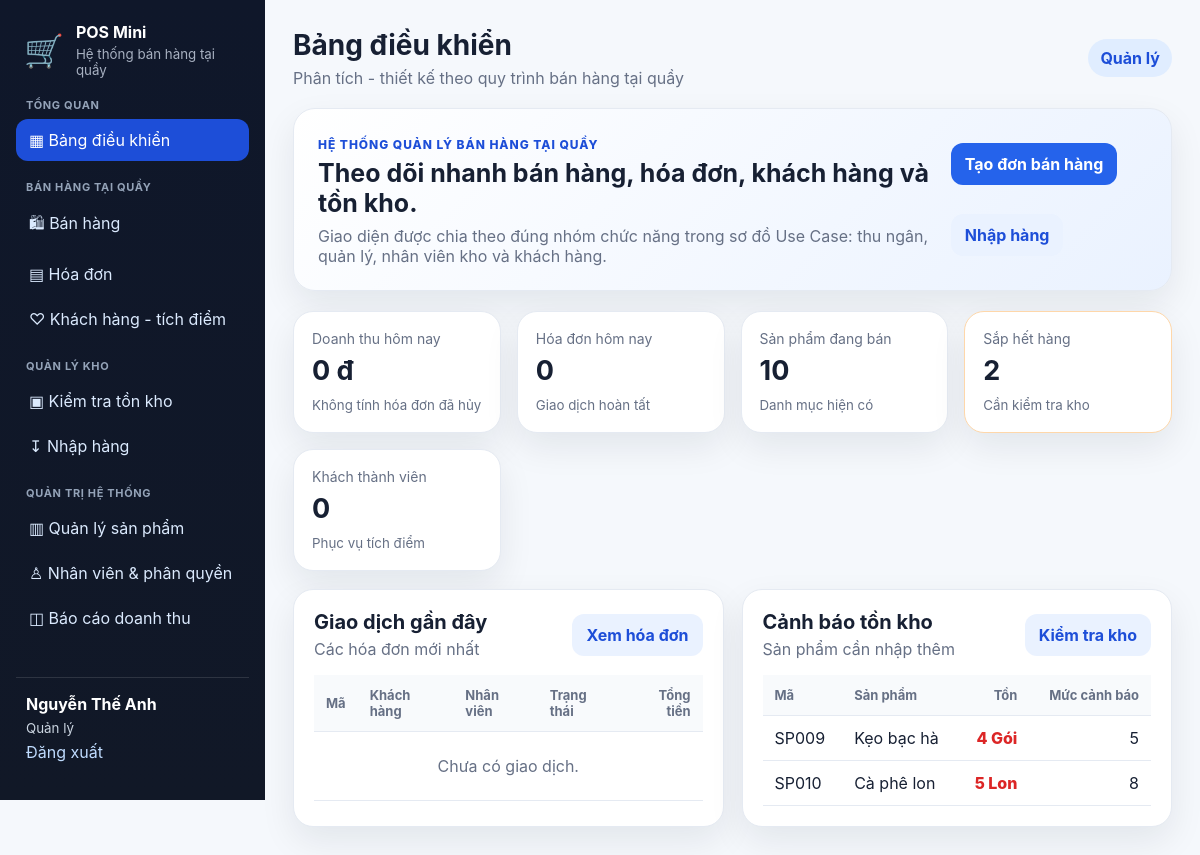
/code/dashboard.php (signed in), run on an earlier commit of the app's database.
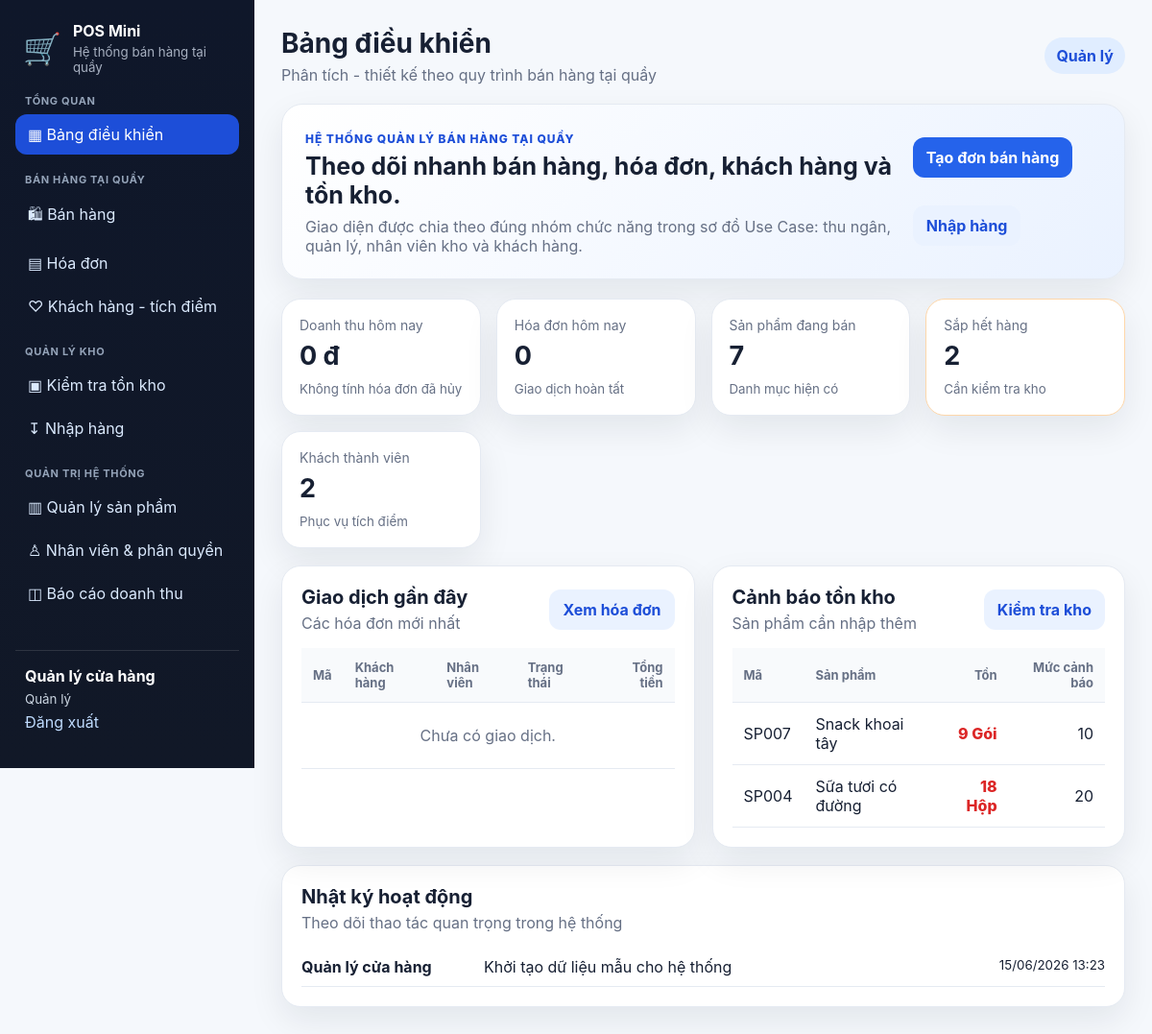
And on a later commit of the database.
### tables this page shows
CREATE TABLE products (
  id INT AUTO_INCREMENT PRIMARY KEY,
  code VARCHAR(30) NOT NULL UNIQUE,
  name VARCHAR(150) NOT NULL,
  category VARCHAR(100) NOT NULL,
  price DECIMAL(15,2) NOT NULL DEFAULT 0,
  stock INT NOT NULL DEFAULT 0,
  min_stock INT NOT NULL DEFAULT 5,
  unit VARCHAR(30) NOT NULL DEFAULT 'Cái',
  status TINYINT(1) NOT NULL DEFAULT 1,
  created_at DATETIME NOT NULL DEFAULT CURRENT_TIMESTAMP,
  updated_at DATETIME NULL DEFAULT NULL
);

CREATE TABLE activity_logs (
  id INT AUTO_INCREMENT PRIMARY KEY,
  user_id INT NULL,
  action VARCHAR(80) NOT NULL,
  description VARCHAR(255) NOT NULL,
  created_at DATETIME NOT NULL DEFAULT CURRENT_TIMESTAMP,
  CONSTRAINT fk_logs_user FOREIGN KEY (user_id) REFERENCES users(id)
);

CREATE TABLE users (
  id INT AUTO_INCREMENT PRIMARY KEY,
  username VARCHAR(50) NOT NULL UNIQUE,
  password VARCHAR(255) NOT NULL,
  full_name VARCHAR(120) NOT NULL,
  role ENUM('admin','cashier','warehouse') NOT NULL DEFAULT 'cashier',
  status TINYINT(1) NOT NULL DEFAULT 1,
  created_at DATETIME NOT NULL DEFAULT CURRENT_TIMESTAMP
);

### code/dashboard.php (the view, shortened to what the changed rows need)
<?php
require_once __DIR__ . '/config/config.php';
$pdo = db();
$isAdmin = is_admin();
$productCount = (int) $pdo->query('SELECT COUNT(*) FROM products WHERE status=1')->fetchColumn();
$customerCount = (int) $pdo->query('SELECT COUNT(*) FROM customers WHERE status=1')->fetchColumn();
$sql = "SELECT i.id,i.invoice_code,i.customer_name,i.total_amount,i.status,i.created_at,u.full_name FROM invoices i JOIN users u ON u.id=i.user_id WHERE 1=1";
$params = [];
$sql .= ' ORDER BY i.id DESC LIMIT 8';
$stmt = $pdo->prepare($sql);
$stmt->execute($params);
$recentInvoices = $stmt->fetchAll();
$lowStock = $pdo->query('SELECT code,name,stock,min_stock,unit FROM products WHERE status=1 AND stock<=min_stock ORDER BY stock ASC LIMIT 6')->fetchAll();
$recentLogs = [];
if ($isAdmin) {
    $recentLogs = $pdo->query('SELECT l.*,u.full_name FROM activity_logs l LEFT JOIN users u ON u.id=l.user_id ORDER BY l.id DESC LIMIT 6')->fetchAll();
}
render_header('Bảng điều khiển', 'dashboard');
?>
<div class="hero-panel">
    <div>
        <h2>Theo dõi nhanh bán hàng, hóa đơn, khách hàng và tồn kho.</h2>
    </div>
</div>
<div class="stats-grid">
    <article class="stat-card"><span>Sản phẩm đang bán</span><strong><?= $productCount ?></strong><small>Danh mục hiện có</small></article>
    <article class="stat-card"><span>Khách thành viên</span><strong><?= $customerCount ?></strong><small>Phục vụ tích điểm</small></article>
</div>
<div class="two-column equal">
    <section class="panel">
        <div class="panel-heading"><div><h2>Giao dịch gần đây</h2><p>Các hóa đơn mới nhất</p></div><a class="btn secondary" href="<?= e(url('invoices.php')) ?>">Xem hóa đơn</a></div>
        <div class="table-wrap"><table><thead><tr><th>Mã</th><th>Khách hàng</th><th>Nhân viên</th><th>Trạng thái</th><th class="right">Tổng tiền</th></tr></thead><tbody>
        <?php foreach ($recentInvoices as $invoice): ?><tr>
            <td><a href="<?= e(url('invoices.php?id=' . $invoice['id'])) ?>"><strong><?= e($invoice['invoice_code']) ?></strong></a><small class="block muted"><?= date('d/m/Y H:i', strtotime($invoice['created_at'])) ?></small></td>
            <td><?= e($invoice['customer_name'] ?: 'Khách lẻ') ?></td>
            <td><?= e($invoice['full_name']) ?></td>
            <td><span class="status <?= e($invoice['status']) ?>"><?= $invoice['status']==='paid'?'Đã thanh toán':'Đã hủy' ?></span></td>
            <td class="right"><?= money($invoice['total_amount']) ?></td>
        </tr><?php endforeach; ?></tbody></table></div>
    </section>
    <section class="panel">
        <div class="panel-heading"><div><h2>Cảnh báo tồn kho</h2><p>Sản phẩm cần nhập thêm</p></div><a class="btn secondary" href="<?= e(url('inventory.php')) ?>">Kiểm tra kho</a></div>
        <div class="table-wrap"><table><thead><tr><th>Mã</th><th>Sản phẩm</th><th class="right">Tồn</th><th class="right">Mức cảnh báo</th></tr></thead><tbody>
        <?php foreach ($lowStock as $row): ?><tr><td><?= e($row['code']) ?></td><td><?= e($row['name']) ?></td><td class="right"><span class="stock low"><?= (int)$row['stock'] ?> <?= e($row['unit']) ?></span></td><td class="right"><?= (int)$row['min_stock'] ?></td></tr><?php endforeach; ?>
        </tbody></table></div>
    </section>
</div>
<?php if ($recentLogs): ?>
<section class="panel">
    <div class="panel-heading"><div><h2>Nhật ký hoạt động</h2><p>Theo dõi thao tác quan trọng trong hệ thống</p></div></div>
    <div class="activity-list">
        <?php foreach ($recentLogs as $log): ?><div><strong><?= e($log['full_name'] ?: 'Hệ thống') ?></strong><span><?= e($log['description']) ?></span><small><?= date('d/m/Y H:i', strtotime($log['created_at'])) ?></small></div><?php endforeach; ?>
    </div>
</section>
<?php endif; ?>
<?php render_footer(); ?>

### code/config/config.php (shortened to what the changed rows need)
<?php
function url(string $path = ''): string
{
    $base = str_replace('\\', '/', dirname($_SERVER['SCRIPT_NAME'] ?? ''));
    $base = $base === '/' ? '' : rtrim($base, '/');
    return $base . ($path !== '' ? '/' . ltrim($path, '/') : '');
}
function e(mixed $value): string
{
    return htmlspecialchars((string) $value, ENT_QUOTES, 'UTF-8');
}
function current_user(): ?array
{
    return $_SESSION['user'] ?? null;
}
function role_name(?string $role = null): string
{
    $role ??= current_user()['role'] ?? '';
    return match ($role) {
        'admin' => 'Quản lý',
        'cashier' => 'Thu ngân',
        'warehouse' => 'Nhân viên kho',
        default => 'Người dùng',
    };
}
function render_header(string $title, string $active = ''): void
{
    $user = current_user();
    ?>
    <!doctype html>
    <html lang="vi">
    <head>
        <link rel="stylesheet" href="<?= e(url('assets/css/style.css')) ?>">
    </head>
    <body>
    <div class="app-shell">
        <aside class="sidebar">
            <div class="sidebar-user">
                <strong><?= e($user['full_name'] ?? '') ?></strong>
                <small><?= e(role_name($user['role'] ?? null)) ?></small>
                <a href="<?= e(url('index.php?action=logout')) ?>">Đăng xuất</a>
            </div>
        </aside>
        <main class="main-content">
            <header class="topbar">
                <div>
                    <h1><?= e($title) ?></h1>
                </div>
            </header>
    <?php
}
function render_footer(): void
{
    ?>
        </main>
    </div>
    </body>
    </html>
    <?php
}

What changed in the data, as far as the page shows it:
removed products: code "SP009", name "Kẹo bạc hà", stock "4", unit "Gói", min_stock "5"
removed products: code "SP010", name "Cà phê lon", stock "5", unit "Lon", min_stock "8"
added activity_logs: user.full_name "Quản lý cửa hàng", description "Khởi tạo dữ liệu mẫu cho hệ thống", created_at "15/06/2026 13:23"
now on this page (row edited): products: code "SP007", name "Snack khoai tây", stock "9", unit "Gói", min_stock "10"
now on this page (row edited): products: code "SP004", name "Sữa tươi có đường", stock "18", unit "Hộp", min_stock "20"
Also different on the page:
$productCount: "10" → "7"
$customerCount: "0" → "2"
$user['full_name']: "Nguyễn Thế Anh" → (not shown)
text now shown: "Nhật ký hoạt động Theo dõi thao tác quan trọng trong hệ thống"
